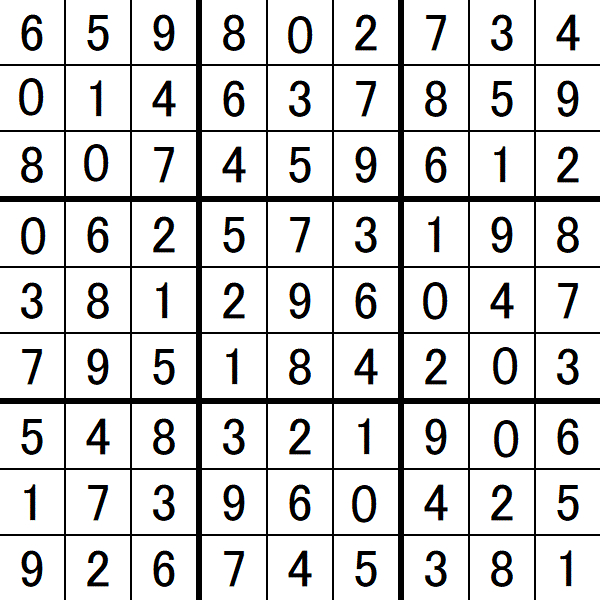
#> input picture data/dig.jpg, 600 x 600 px
$ python array_test.py   (older library calls are emulated)
#> lines starting #> are read from the running program, lines starting #| are printed output that depends on the picture; after the words box and inside, x2 and y2 are one past the last pixel; in counts of white or black regions, pixels touching at a corner belong together

"""
@array test
@aim to access pic certain bit data
@ZZY   20180314
"""

import cv2
import numpy as np
import sys
import pdb

def main(argv):

    #Load Image in form of Grayscale
    filename = argv[0] if len(argv) > 0 else "../data/dig.jpg" #Load Image
    print ("filename is ",filename)

    Img_gray = cv2.imread(filename,cv2.IMREAD_GRAYSCALE) #read img in grayscale
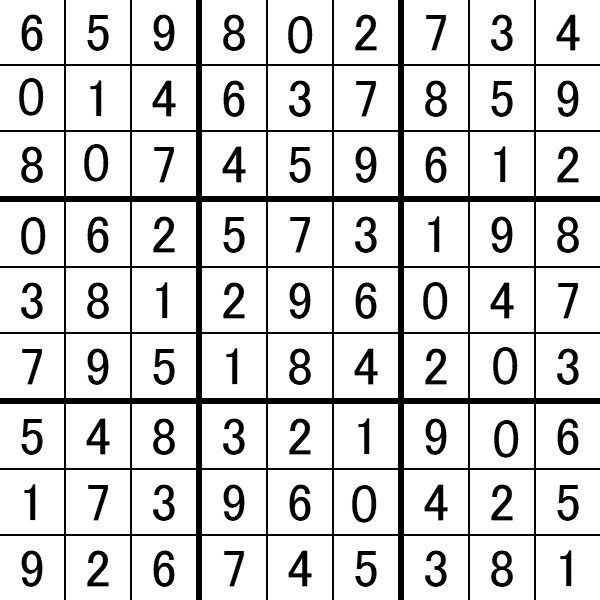
#> Img_gray: shape (600, 600); min 0, max 255, mean 216.3

    if Img_gray is None : #error in Load Image wrong
        print("Error opening image!")
        return -1

    #cv2.imshow("dig",Img_gray) #Show Image

    img_collon ,img_row = Img_gray.shape  #Get Image shape(collon and row)
#> img_collon = 600; img_row = 600

    ## [binary]
    #img_bin is the result of Binarization
    ret,img_bin = cv2.threshold(Img_gray,127,255,0)
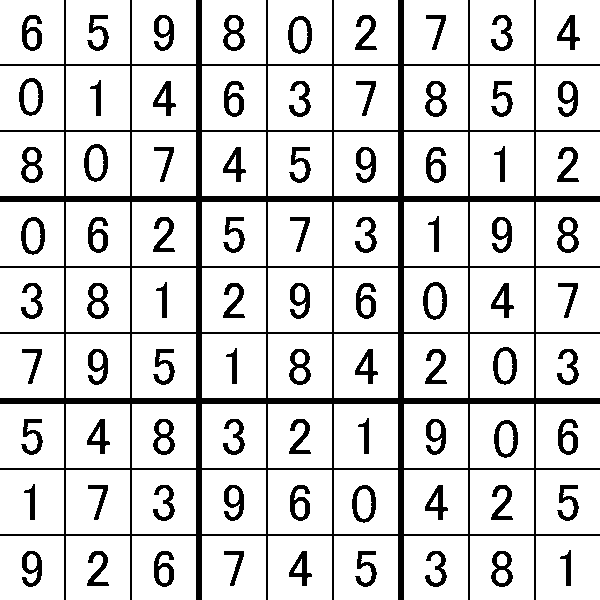
#> img_bin: shape (600, 600); 84.9% white; 82 black regions
    #cv2.imshow("img_bin",img_bin)
    ## [find contours]
    #change to color img
    img_color = cv2.cvtColor(Img_gray,cv2.COLOR_GRAY2BGR)

    #cv2.RETR_APPROX_SAMPLE 仅保存轮廓拐点信息
    #cv2.RETR_EXTERNAL 只检测最外层轮廓 保存轮廓上的所有点
    img_ext,contours_external,hie_external = cv2.findContours(img_bin,
        cv2.RETR_EXTERNAL,cv2.CHAIN_APPROX_SIMPLE)
#> contours_external = 81 contours; largest, box (x1, y1, x2, y2) and area: (536, 536, 600, 600) 3969, (470, 536, 534, 600) 3969, (404, 536, 468, 600) 3969, (334, 536, 398, 600) 3969, (268, 536, 332, 600) 3969; hie_external = 81 rows, first 6: [1, -1, -1, -1], [2, 0, -1, -1], [3, 1, -1, -1], [4, 2, -1, -1], [5, 3, -1, -1], [6, 4, -1, -1]
    img_external = cv2.drawContours(img_color,contours_external,-1,(255,0,0),2)
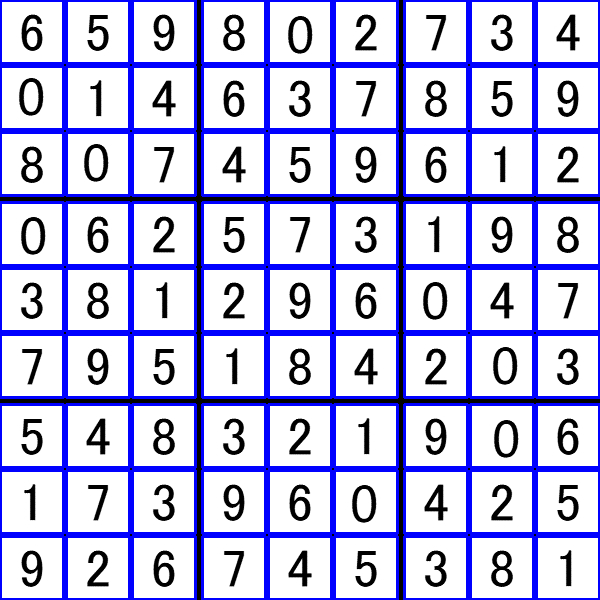
#> img_external: shape (600, 600, 3); mean B, G, R 229.3, 187.8, 187.8
    #cv2.imshow('contours',img_external)
    print("contours_external is ",contours_external[0])
#| contours_external is  [[[536 536]]
#|  [[536 599]]
#|  [[599 599]]
#|  [[599 536]]]
    print ("the number of all contours_externalis ", len(contours_external))
#| the number of all contours_externalis  81

    ##[break point]
    pdb.set_trace()


    #cv2.RETR_LIST 检测所有轮廓，但是不建立等级
    img_lis,contours_list,hie_list = cv2.findContours(img_bin,
        cv2.RETR_LIST,cv2.CHAIN_APPROX_SIMPLE)
#> contours_list = 211 contours; largest, box (x1, y1, x2, y2) and area: (536, 536, 600, 600) 3969, (470, 536, 534, 600) 3969, (404, 536, 468, 600) 3969, (334, 536, 398, 600) 3969, (268, 536, 332, 600) 3969; hie_list = 211 rows, first 6: [1, -1, -1, -1], [2, 0, -1, -1], [3, 1, -1, -1], [4, 2, -1, -1], [5, 3, -1, -1], [6, 4, -1, -1]
    img_list = cv2.drawContours(img_color,contours_list,-1,(255,0,0),2)
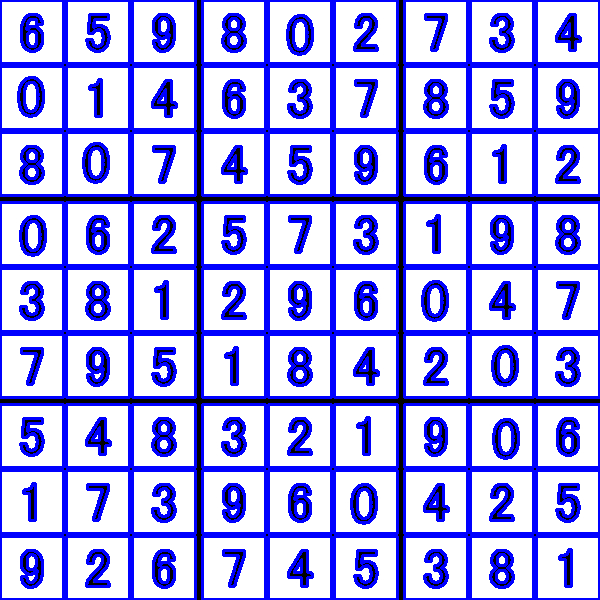
#> img_list: shape (600, 600, 3); mean B, G, R 240, 169.2, 169.2
    #cv2.imshow("list",img_list)
    print("contours_list is ",contours_list[0])
#| contours_list is  [[[499 570]]
#|  [[496 573]]
#|  [[496 579]]
#|  [[499 582]]
#|  [[504 582]]
#|  [[506 580]]
#|  [[506 579]]
#|  [[507 578]]
#|  [[507 574]]
#|  [[506 573]]
#|  [[506 572]]
#|  [[504 570]]]
    print ("the number of all contours_list is ",len(contours_list))
#| the number of all contours_list is  211


    #cv2.RETR_TREE 检测所有轮廓，所有轮廓建立等级树
    img_tre,contours_tree,his_tree = cv2.findContours(img_bin,
        cv2.RETR_TREE,cv2.CHAIN_APPROX_SIMPLE)
#> contours_tree has the same summary as contours_list; his_tree = 211 rows, first 6: [2, -1, 1, -1], [-1, -1, -1, 0], [6, 0, 3, -1], [-1, -1, 4, 2], [5, -1, -1, 3], [-1, 4, -1, 3]
    img_tree = cv2.drawContours(img_color,contours_tree,-1,(255,0,0),2)
    #cv2.imshow("img_tree",img_tree)
    print("contours_tree is ", contours_tree[0])
#| contours_tree is  [[[536 536]]
#|  [[536 599]]
#|  [[599 599]]
#|  [[599 536]]]
    print("the number of all contours_tree is ",len(contours_tree))
#| the number of all contours_tree is  211

    #cv2.RETR_CCOMP 检测所有轮廓 但是只建立两个等级关系
    img_ccomp, contours_ccomp,his_ccomp = cv2.findContours(img_bin,
        cv2.RETR_CCOMP,cv2.CHAIN_APPROX_SIMPLE)
#> contours_ccomp has the same summary as contours_list; his_ccomp = 211 rows, first 6: [1, -1, -1, -1], [2, 0, -1, -1], [3, 1, -1, -1], [4, 2, -1, -1], [5, 3, -1, -1], [7, 4, 6, -1]
    img_ccomp = cv2.drawContours(img_color,contours_ccomp,-1,(255,0,0),2)
    #cv2.imshow("img_ccomp",img_ccomp)
    print ("contours_ccomp is ",contours_ccomp[0])
#| contours_ccomp is  [[[499 570]]
#|  [[496 573]]
#|  [[496 579]]
#|  [[499 582]]
#|  [[504 582]]
#|  [[506 580]]
#|  [[506 579]]
#|  [[507 578]]
#|  [[507 574]]
#|  [[506 573]]
#|  [[506 572]]
#|  [[504 570]]]
    print ("the number of all contours_ccomps is ",len(contours_ccomp))
#| the number of all contours_ccomps is  211


    ##[test]
    [tem_a,tem_b] = contours_external[0][1][0]
#> tem_a = 536; tem_b = 599
    img_copy = Img_gray[tem_a:tem_b,tem_a:tem_b]
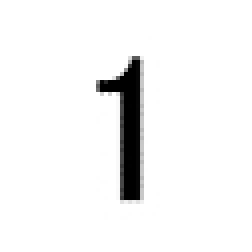
#> img_copy: shape (63, 63) (shown 4 times larger); min 0, max 255, mean 242.9
    print("The shape of the part is ",img_copy.shape)
#| The shape of the part is  (63, 63)
    cv2.imshow("img_copy",img_copy)


if __name__ == "__main__":
    main(sys.argv[1:])
